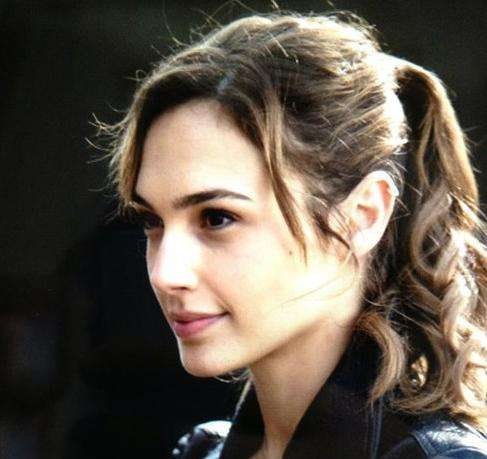
#> input picture img/1.jpg, 487 x 459 px, given in place of the camera
$ python 16.py
#> lines starting #> are read from the running program, lines starting #| are printed output that depends on the picture; after the words box and inside, x2 and y2 are one past the last pixel; in counts of white or black regions, pixels touching at a corner belong together
import cv2 as cv
import numpy as np

flag = [i for i in dir(cv) if i.startswith("COLOR_")]
# print(flag)
green = np.uint8([[[77, 159, 213]]])
hsv_green = cv.cvtColor(green, cv.COLOR_BGR2HSV)
print(hsv_green)

cap = cv.VideoCapture(0)
while (True):
    ret, frame = cap.read()
#> frame is the input picture: shape (459, 487, 3); mean B, G, R 74.4, 86.2, 95.8
    hsv = cv.cvtColor(frame, cv.COLOR_BGR2HSV)
#> hsv: shape (459, 487, 3); mean H, S, V 38, 76.6, 97.7
    lower_blue = np.array([0, 100, 100])
    upper_blue = np.array([28, 255, 255])
    mask = cv.inRange(hsv, lower_blue, upper_blue)
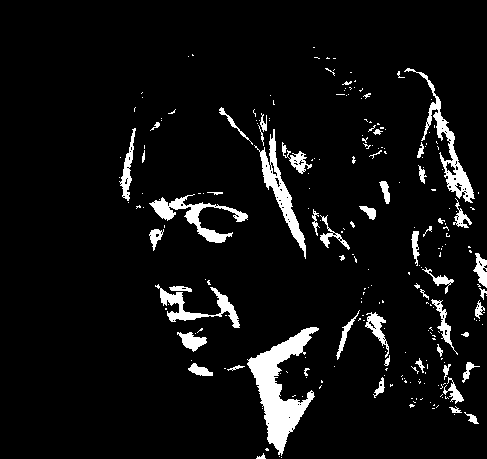
#> mask: shape (459, 487); 6.4% white; 243 white regions (190 under 20 px), largest, box (x1, y1, x2, y2) and area: (247, 327, 319, 456) 3379, (404, 68, 475, 203) 1405, (254, 129, 306, 259) 1348
    res = cv.bitwise_and(frame, frame, mask=mask)
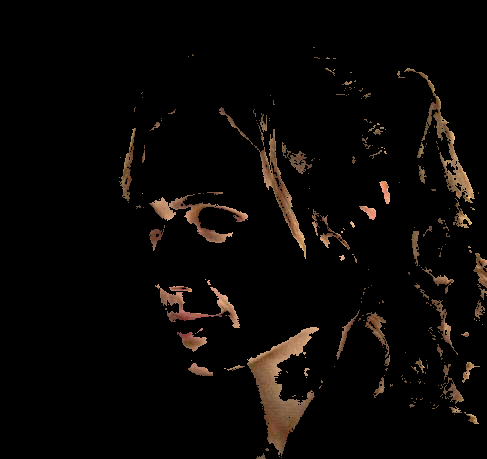
#> res: shape (459, 487, 3); mean B, G, R 4.9, 6.8, 9.3
    cv.imshow("frame", frame)
    cv.imshow("mask", mask)
    cv.imshow("res", res)
    k = cv.waitKey(10) & 0xFF
#> (key q is pressed here)
    if k == ord("q"):
        break
cv.destroyAllWindows()

$ run again, on img/2.jpg
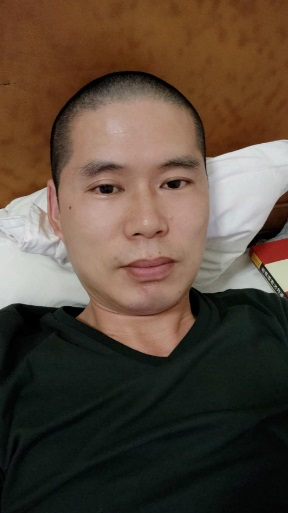
#> input picture img/2.jpg, 288 x 513 px, given in place of the camera
#> frame is the input picture: shape (513, 288, 3); mean B, G, R 59.1, 73, 89
#> hsv: shape (513, 288, 3); mean H, S, V 43.7, 108.9, 92.4
#> `mask = cv.inRange(hsv, lower_blue, upper_blue)`:
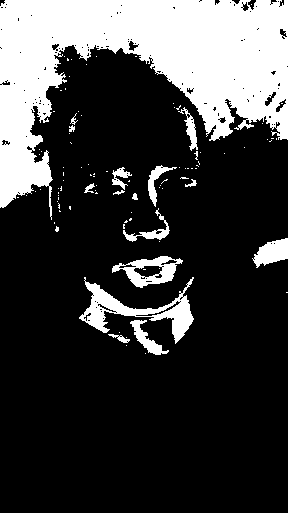
#> mask: shape (513, 288); 24% white; 99 white regions (83 under 20 px), largest, box (x1, y1, x2, y2) and area: (0, 0, 288, 220) 29573, (79, 277, 194, 344) 2202, (112, 256, 183, 288) 988
#> `res = cv.bitwise_and(frame, frame, mask=mask)`:
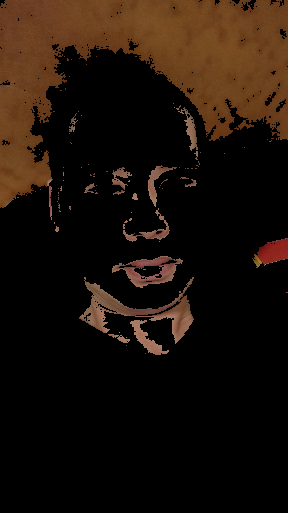
#> res: shape (513, 288, 3); mean B, G, R 8.9, 16.8, 27.5

$ run again, on img/3.jpg
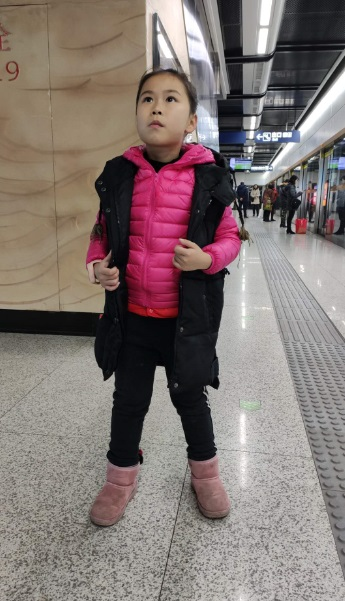
#> input picture img/3.jpg, 345 x 601 px, given in place of the camera
#> frame is the input picture: shape (601, 345, 3); mean B, G, R 115.1, 118.1, 130.7
#> hsv: shape (601, 345, 3); mean H, S, V 52.4, 46.2, 132.3
#> `mask = cv.inRange(hsv, lower_blue, upper_blue)`:
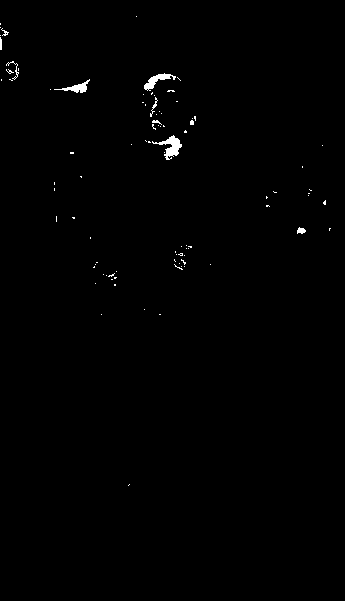
#> mask: shape (601, 345); 0.54% white; 89 white regions (80 under 20 px), largest, box (x1, y1, x2, y2) and area: (152, 135, 182, 160) 282, (144, 73, 176, 91) 203, (54, 79, 90, 93) 164

$ run again, on img/4.jpg
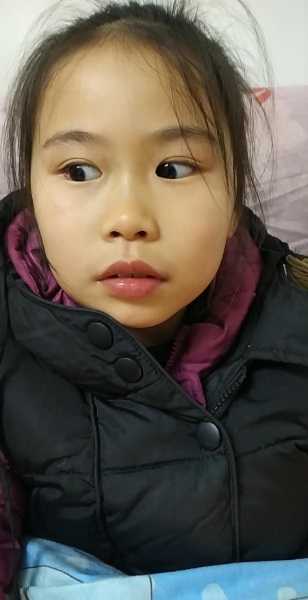
#> input picture img/4.jpg, 308 x 600 px, given in place of the camera
#> frame is the input picture: shape (600, 308, 3); mean B, G, R 81.1, 90.8, 97.4
#> hsv: shape (600, 308, 3); mean H, S, V 61.2, 77.3, 105.4
#> `mask = cv.inRange(hsv, lower_blue, upper_blue)`:
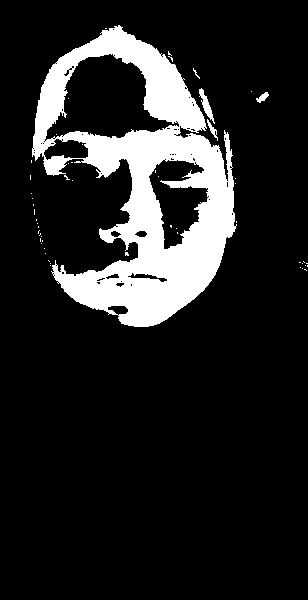
#> mask: shape (600, 308); 14.3% white; 54 white regions (50 under 20 px), largest, box (x1, y1, x2, y2) and area: (32, 25, 237, 327) 25948, (199, 88, 215, 124) 188, (207, 119, 218, 141) 71, (256, 92, 269, 103) 70
#> `res = cv.bitwise_and(frame, frame, mask=mask)`:
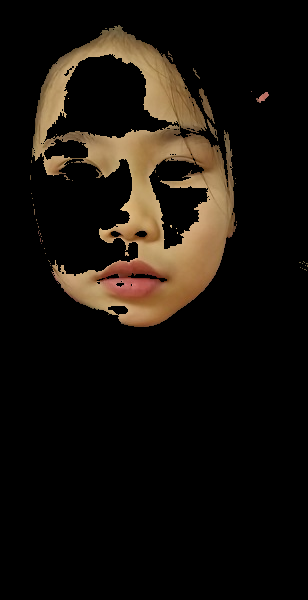
#> res: shape (600, 308, 3); mean B, G, R 12, 18, 23.5
